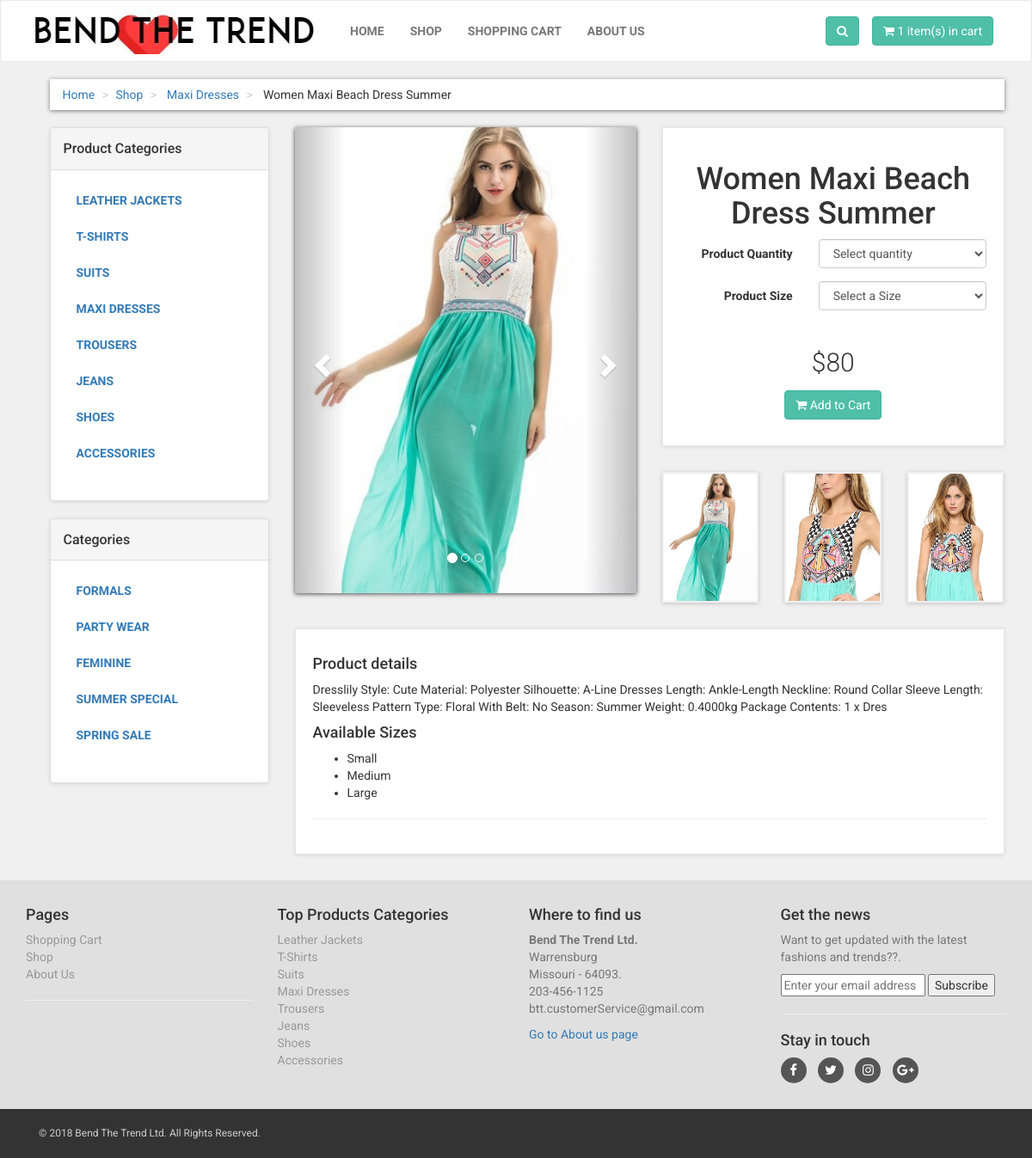
/Bend_The_Trend/details.php?pro_id=9, run on the app's committed database.
### tables this page shows
CREATE TABLE `product_categories` (
  `p_cat_id` int(10) NOT NULL,
  `p_cat_title` text NOT NULL,
  `p_cat_desc` text NOT NULL
);

CREATE TABLE `products` (
  `product_id` int(10) NOT NULL,
  `p_cat_id` int(10) NOT NULL,
  `cat_id` int(10) NOT NULL,
  `date` timestamp NOT NULL DEFAULT CURRENT_TIMESTAMP ON UPDATE CURRENT_TIMESTAMP,
  `product_title` text NOT NULL,
  `product_img1` text NOT NULL,
  `product_img2` text NOT NULL,
  `product_img3` text NOT NULL,
  `product_price` int(10) NOT NULL,
  `product_desc` text NOT NULL,
  `product_keywords` text NOT NULL
);

CREATE TABLE `categories` (
  `cat_id` int(10) NOT NULL,
  `cat_title` text NOT NULL,
  `cat_desc` text NOT NULL
);

### Bend_The_Trend/details.php (the view, shortened to what this page needs)
<?php
	include("includes/DatabaseClass.php");
	$dbObj = new DatabaseClass();
	$con = $dbObj -> connect();
?>
<?php
	if(isset($_GET['pro_id'])){
		$product_id = $_GET['pro_id'];
		$get_product = "select * from products where product_id='$product_id'";
		$run_product = mysqli_query($con,$get_product);
		$row_product = mysqli_fetch_array($run_product);
		$p_cat_id = $row_product['p_cat_id'];
		$pro_title = $row_product['product_title'];
		$pro_price = $row_product['product_price'];
		$pro_desc = $row_product['product_desc'];
		$pro_img1 = $row_product['product_img1'];
		$pro_img2 = $row_product['product_img2'];
		$pro_img3 = $row_product['product_img3'];
		$get_p_cat = "select * from product_categories where p_cat_id='$p_cat_id'";
		$run_p_cat = mysqli_query($con,$get_p_cat);
		$row_p_cat = mysqli_fetch_array($run_p_cat);
		$p_cat_title = $row_p_cat['p_cat_title'];
	}
?>
<!DOCTYPE html>
<html>
<head>
	<link href="styles/bootstrap.min.css" rel="stylesheet">
	<link href="styles/style.css" rel="stylesheet">
	<link href="font-awesome/css/font-awesome.min.css" rel="stylesheet">
</head>
<body>
	<div class="navbar navbar-default" id="navbar">
		<div class="container" >
			<div class="navbar-header">
				<a class="navbar-brand home" href="index.php" >
					<img src="images/logo2.jpeg" alt="btt logo" class="hidden-xs" >
				</a>
			</div>
			<div class="navbar-collapse collapse" id="navigation" >
				<div class="padding-nav" >
					<ul class="nav navbar-nav navbar-left">
						<li><a href="index.php"> Home </a></li>
						<li><a href="shop.php"> Shop </a></li>
						<li><a href="cart.php"> Shopping Cart </a></li>
						<li><a href="about.php"> About Us </a></li>
					</ul>
				</div>
				<a class="btn btn-primary navbar-btn right" href="cart.php">
					<i class="fa fa-shopping-cart"></i>
					<span><?php $dbObj -> totalItems(); ?>  item(s) in cart </span>
				</a>
				<div class="navbar-collapse collapse right">
					<button class="btn navbar-btn btn-primary" type="button" data-toggle="collapse" data-target="#search">
						<i class="fa fa-search"></i>
					</button>
				</div>
			</div>
		</div>
	</div>
	<div id="content" >
		<div class="container" >
			<div class="col-md-12" >
				<ul class="breadcrumb" >
					<li>
						<a href="index.php">Home</a>
					</li>
					<li><a href="shop.php">Shop</a></li>
					<li>
						<a href="shop.php?p_cat=<?php echo $p_cat_id; ?>"> <?php echo @$p_cat_title; ?> </a>
					</li>
					<li> <?php echo @$pro_title; ?> </li>
				</ul>
			</div>
			<div class="col-md-3">
				<?php include("includes/sidebar.php"); ?>
			</div>
			<div class="col-md-9">
				<div class="row" id="productMain">
					<div class="col-sm-6">
						<div id="mainImage">
							<div id="myCarousel" class="carousel slide" data-ride="carousel">
								<ol class="carousel-indicators">
									<li data-target="#myCarousel" data-slide-to="0" class="active"></li>
									<li data-target="#myCarousel" data-slide-to="1"></li>
									<li data-target="#myCarousel" data-slide-to="2"></li>
								</ol>
								<div class="carousel-inner">
									<div class="item active">
										<center>
											<img src="images/product_images/<?php echo $pro_img1; ?>" class="img-responsive">
										</center>
									</div>
								</div>
								<a href="#myCarousel" class="left carousel-control" data-slide="prev">
									<span class="glyphicon glyphicon-chevron-left"> </span>
								</a>
								<a class="right carousel-control" href="#myCarousel" data-slide="next">
									<span class="glyphicon glyphicon-chevron-right"> </span>
								</a>
							</div>
						</div>
					</div>
					<div class="col-sm-6" >
						<div class="box" >
							<h1 class="text-center" > <?php echo @$pro_title; ?> </h1>
							<form action="details.php?add_cart=<?php echo $product_id; ?>" method="post" class="form-horizontal" name="formValidate">
								<div class="form-group">
									<label class="col-md-5 control-label" >Product Quantity </label>
									<div class="col-md-7" >
										<select name="product_qty" class="form-control">
											<option value="">Select quantity</option>
										</select>
									</div>
								</div>
								<div class="form-group" >
									<label class="col-md-5 control-label" >Product Size</label>
									<div class="col-md-7" >
										<select name="product_size" class="form-control" >
											<option value="">Select a Size</option>
										</select>
									</div>
								</div>
								<p class="price" > $<?php echo $pro_price; ?> </p>
								<p class="text-center buttons" >
									<button class="btn btn-primary" type="submit" onclick="return validate();" >
										<i class="fa fa-shopping-cart" ></i> Add to Cart
									</button>
								</p>
							</form>
						</div>
						<div class="row" id="thumbs" >
							<div class="col-xs-4" >
								<a href="#" class="thumb" >
									<img src="images/product_images/<?php echo $pro_img1; ?>" class="img-responsive" >
								</a>
							</div>
							<div class="col-xs-4" >
								<a href="#" class="thumb" >
									<img src="images/product_images/<?php echo $pro_img2; ?>" class="img-responsive" >
								</a>
							</div>
							<div class="col-xs-4" >
								<a href="#" class="thumb" >
									<img src="images/product_images/<?php echo $pro_img3; ?>" class="img-responsive" >
								</a>
							</div>
						</div>
					</div>
				</div>
				<div class="box" id="details">
					<p>
						<h4>Product details</h4>
						<p>
							<?php echo $pro_desc; ?>
						</p>
						<h4> Available Sizes </h4>
						<ul>
							<li>Small</li>
							<li>Medium</li>
							<li>Large</li>
						</ul>
					</p>
					<hr>
				</div>
			</div>
		</div>
	</div>
	<?php
		include("includes/footer.php");
	?>
</body>
</html>

### Bend_The_Trend/includes/DatabaseClass.php (shortened to what this page needs)
<?php
	class DatabaseClass{
		protected static $connection;
		public function connect(){
			if(!isset(self::$connection)){
				include("includes/dbConfig.php");
				self::$connection = new mysqli($host,$username,$password,$dbname);
			}
			return self::$connection;
		}
		public function totalItems(){
			$connection = $this -> connect();
			$get_items = "select * from cart";
			$run_items = mysqli_query($connection,$get_items);
			$count_items = mysqli_num_rows($run_items);
			echo $count_items;
		}
		public function getProductCategories(){
			$connection = $this -> connect();
			$get_p_cats = "select * from product_categories";
			$run_p_cats = mysqli_query($connection,$get_p_cats);
			while($row_p_cats = mysqli_fetch_array($run_p_cats)){
				$p_cat_id = $row_p_cats['p_cat_id'];
				$p_cat_title = $row_p_cats['p_cat_title'];
				echo "<li><a href='shop.php?p_cat=$p_cat_id'> $p_cat_title </a></li>";
			}
		}
		public function getCategories(){
			$connection = $this -> connect();
			$get_cats = "select * from categories";
			$run_cats = mysqli_query($connection,$get_cats);
			while($row_cats = mysqli_fetch_array($run_cats)){
				$cat_id = $row_cats['cat_id'];
				$cat_title = $row_cats['cat_title'];
				echo "<li><a href='shop.php?cat=$cat_id'>$cat_title</a></li>";
			}
		}
	}
?>

### Bend_The_Trend/includes/sidebar.php
<?php
	 $dbObj = new DatabaseClass();
?>
<div class="panel panel-default sidebar-menu">
	<div class="panel-heading">
		<h3 class="panel-title"> Product Categories </h3>
	</div>
	<div class="panel-body">
		<ul class="nav nav-pills nav-stacked category-menu">
			<?php $dbObj ->getProductCategories(); ?>
		</ul>
	</div>
</div>
<div class="panel panel-default sidebar-menu">
	<div class="panel-heading">
		<h3 class="panel-title">Categories </h3>
	</div>
	<div class="panel-body">
		<ul class="nav nav-pills nav-stacked category-menu">
			<?php $dbObj ->getCategories(); ?>
		</ul>
	</div>
</div>

### Bend_The_Trend/includes/footer.php (shortened to what this page needs)
<?php
	$dbObj = new DatabaseClass();
	$con = $dbObj->connect();
?>
<div id="footer">
    <div class="container">
        <div class="row" >
            <div class="col-md-3 col-sm-6" >
                <h4>Pages</h4>
                <ul>
                    <li><a href="cart.php">Shopping Cart</a></li>
                    <li><a href="shop.php">Shop</a></li>
					<li><a href="about.php">About Us</a></li>
                </ul>
                <hr>
            </div>
            <div class="col-md-3 col-sm-6">
                <h4> Top Products Categories </h4>
                <ul>
                    <?php
						$get_p_cats = "select * from product_categories";
						$run_p_cats = mysqli_query($con,$get_p_cats);
						while($row_p_cats = mysqli_fetch_array($run_p_cats)){
							$p_cat_id = $row_p_cats['p_cat_id'];
							$p_cat_title = $row_p_cats['p_cat_title'];
							echo "<li> <a href='shop.php?p_cat=$p_cat_id'> $p_cat_title </a> </li>";
						}
                    ?>
                </ul>
            </div>
            <div class="col-md-3 col-sm-6">
                <h4>Where to find us</h4>
                <p class="text-muted">
                    <strong>Bend The Trend Ltd.</strong>
                    <br>Warrensburg
                    <br>Missouri - 64093.
                    <br>203-456-1125
                    <br>btt.customerService@gmail.com
                 </p>
                <a href="about.php">Go to About us page</a>
            </div>
            <div class="col-md-3 col-sm-6">
                <h4>Get the news</h4>
                <p class="text-muted">Want to get updated with the latest fashions and trends??.</p>
					<form action="subscribe.php" method="post">
						<input type="email" name="email" id="email" required placeholder="Enter your email address ">
						<input value="Subscribe" type="submit">
					</form>
                <hr>
                <h4> Stay in touch </h4>
                <p class="social">
                    <a href="https://www.facebook.com"><i class="fa fa-facebook"></i></a>
                    <a href="https://twitter.com"><i class="fa fa-twitter"></i></a>
                    <a href="https://www.instagram.com"><i class="fa fa-instagram"></i></a>
                    <a href="https://plus.google.com"><i class="fa fa-google-plus"></i></a>
				</p>
            </div>
        </div>
    </div>
</div>
<div id="copyright">
    <div class="container" >
        <div class="col-md-6" >
            <p class="pull-left"> &copy; 2018 Bend The Trend Ltd. All Rights Reserved.</p>
        </div>
    </div>
</div>

### Bend_The_Trend/styles/style.css (style rules this page uses)
body { font-family: "Roboto", Helvetica, Arial, sans-serif; font-size: 14px; line-height: 1.42857143; color: #333333; background-color: #f0f0f0; overflow-x: hidden; }
.navbar { background:white; }
.navbar-collapse .right { float:right; }
.navbar-brand { float:left; padding: 10px 15px; font-size:18px; line-height:20px; height:70px; }
.navbar ul.nav > li > a { text-transform:uppercase; font-weight:bold; font-size:14px; }
.padding-nav { padding-top:10px; }
.btn-primary { color:rgb(255, 255, 255); background-color:rgb(79, 191, 168); border-color:rgb(65, 179, 156); }
.box { background: #fff; margin: 0 0 30px; border: solid 1px #e6e6e6; box-sizing: border-box; padding:20px; box-shadow: 0 1px 5px rgba(0, 0, 0, 0.1); }
#content { padding-left:25px; }
.breadcrumb { padding: 8px 15px; margin-bottom:20px; background-color: #ffffff; border-radius: 0; box-shadow: 0 1px 5px rgba(0, 0, 0, 0.5); }
.breadcrumb > li + li:before { content: ">\00a0"; color:#cccccc; }
#content .panel.sidebar-menu { box-sizing: border-box; box-shadow: 0 1px 5px rgba(0, 0, 0, 0.1); }
#content .panel.sidebar-menu ul.nav.category-menu { margin-bottom:20px; }
#content .panel.sidebar-menu ul.nav.category-menu li a { text-transform: uppercase; font-weight: bold; }
#content .panel.sidebar-menu h3 { padding: 5px 0; margin: 0; }
#content #productMain { margin-bottom: 30px; }
#content #productMain .price { font-size: 30px; font-weight: 300; text-align: center; margin-top: 40px; }
#content #mainImage { box-shadow: 0 1px 5px rgba(0, 0, 0, 0.7); }
#content #thumbs a { display: block; box-shadow: 0 1px 5px rgba(0, 0, 0, 0.2); border : solid 2px transparent; }
#footer { background: #e0e0e0; padding: 20px 0; }
#footer ul { padding-left: 0; list-style: none; }
#footer ul a { color:#999999; padding: 20px 0; }
#footer .social { text-align: left; }
#footer .social a { margin: 0 10px 0 0; color: #fff; display: inline-block; width: 30px; height: 30px; border-radius: 15px; line-height: 30px; font-size: 15px; text-align: center; transition: all 0.2s ease-out; vertical-align: bottom; background-color:#555555; }
#copyright { background:#333; color:#ccc; padding:20px 0; font-size:12px; }
#copyright p { margin: 0; }

### data on the page
product_categories: p_cat_title "Maxi Dresses", p_cat_title "MAXI DRESSES"
products: product_title "Women Maxi Beach Dress Summer", product_img1 (picture), product_price "80", product_img2 (picture), product_img3 (picture), product_desc "Dresslily Style: Cute Material: Polyester Silhouette: A-Line Dresses Length: Ankle-Length Neckline: Round Collar Sleeve Length: Sleeveless Pattern Type: Floral With Belt: No Season: Summer Weight: 0.4000kg Package Contents: 1 x Dres"
product_categories: p_cat_title "LEATHER JACKETS", p_cat_title "Leather Jackets"
product_categories: p_cat_title "T-SHIRTS", p_cat_title "T-Shirts"
product_categories: p_cat_title "SUITS", p_cat_title "Suits"
product_categories: p_cat_title "TROUSERS", p_cat_title "Trousers"
product_categories: p_cat_title "JEANS", p_cat_title "Jeans"
product_categories: p_cat_title "SHOES", p_cat_title "Shoes"
product_categories: p_cat_title "ACCESSORIES", p_cat_title "Accessories"
categories: cat_title "FORMALS"
categories: cat_title "PARTY WEAR"
categories: cat_title "FEMININE"
categories: cat_title "SUMMER SPECIAL"
categories: cat_title "SPRING SALE"

### other printed values
$count_items "1"
